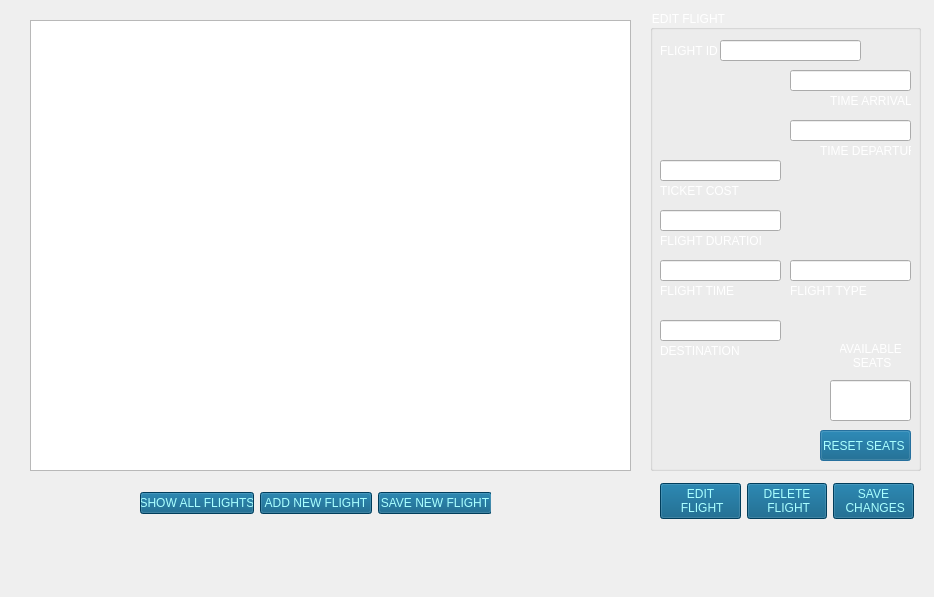
<?xml version="1.0" encoding="UTF-8"?>
<ui version="4.0">
 <class>flightsummary</class>
 <widget class="QDialog" name="flightsummary">
  <property name="geometry">
   <rect>
    <x>0</x>
    <y>0</y>
    <width>934</width>
    <height>597</height>
   </rect>
  </property>
  <property name="windowTitle">
   <string>Flight Summary</string>
  </property>
  <widget class="QTableView" name="tableView">
   <property name="geometry">
    <rect>
     <x>30</x>
     <y>20</y>
     <width>601</width>
     <height>451</height>
    </rect>
   </property>
   <property name="styleSheet">
    <string notr="true"/>
   </property>
  </widget>
  <widget class="QGroupBox" name="groupBox">
   <property name="geometry">
    <rect>
     <x>650</x>
     <y>10</y>
     <width>271</width>
     <height>461</height>
    </rect>
   </property>
   <property name="styleSheet">
    <string notr="true">color: rgb(255, 255, 255);</string>
   </property>
   <property name="title">
    <string>EDIT FLIGHT</string>
   </property>
   <widget class="QLineEdit" name="flightid">
    <property name="geometry">
     <rect>
      <x>70</x>
      <y>30</y>
      <width>141</width>
      <height>21</height>
     </rect>
    </property>
    <property name="styleSheet">
     <string notr="true">color: rgb(0, 85, 127);
font: 700 8pt &quot;Segoe UI&quot;;</string>
    </property>
   </widget>
   <widget class="QLabel" name="label_2">
    <property name="geometry">
     <rect>
      <x>10</x>
      <y>30</y>
      <width>61</width>
      <height>21</height>
     </rect>
    </property>
    <property name="text">
     <string>FLIGHT ID</string>
    </property>
   </widget>
   <widget class="QLabel" name="label_3">
    <property name="geometry">
     <rect>
      <x>180</x>
      <y>80</y>
      <width>81</width>
      <height>21</height>
     </rect>
    </property>
    <property name="text">
     <string>TIME ARRIVAL</string>
    </property>
   </widget>
   <widget class="QLineEdit" name="arrival">
    <property name="geometry">
     <rect>
      <x>140</x>
      <y>60</y>
      <width>121</width>
      <height>21</height>
     </rect>
    </property>
    <property name="styleSheet">
     <string notr="true">color: rgb(0, 85, 127);
font: 700 9pt &quot;Segoe UI&quot;;</string>
    </property>
   </widget>
   <widget class="QLabel" name="label_4">
    <property name="geometry">
     <rect>
      <x>170</x>
      <y>130</y>
      <width>91</width>
      <height>21</height>
     </rect>
    </property>
    <property name="text">
     <string>TIME DEPARTURE</string>
    </property>
   </widget>
   <widget class="QLineEdit" name="departure">
    <property name="geometry">
     <rect>
      <x>140</x>
      <y>110</y>
      <width>121</width>
      <height>21</height>
     </rect>
    </property>
    <property name="styleSheet">
     <string notr="true">color: rgb(0, 85, 127);
font: 700 9pt &quot;Segoe UI&quot;;</string>
    </property>
   </widget>
   <widget class="QLabel" name="label_5">
    <property name="geometry">
     <rect>
      <x>190</x>
      <y>330</y>
      <width>61</width>
      <height>31</height>
     </rect>
    </property>
    <property name="text">
     <string>AVAILABLE
 SEATS</string>
    </property>
    <property name="alignment">
     <set>Qt::AlignCenter</set>
    </property>
   </widget>
   <widget class="QLineEdit" name="seats">
    <property name="geometry">
     <rect>
      <x>180</x>
      <y>370</y>
      <width>81</width>
      <height>41</height>
     </rect>
    </property>
    <property name="styleSheet">
     <string notr="true">color: rgb(0, 85, 127);
font: 700 20pt &quot;Segoe UI&quot;;</string>
    </property>
    <property name="alignment">
     <set>Qt::AlignCenter</set>
    </property>
   </widget>
   <widget class="QLabel" name="label_6">
    <property name="geometry">
     <rect>
      <x>10</x>
      <y>170</y>
      <width>91</width>
      <height>21</height>
     </rect>
    </property>
    <property name="text">
     <string>TICKET COST</string>
    </property>
   </widget>
   <widget class="QLineEdit" name="ticketcost">
    <property name="geometry">
     <rect>
      <x>10</x>
      <y>150</y>
      <width>121</width>
      <height>21</height>
     </rect>
    </property>
    <property name="styleSheet">
     <string notr="true">color: rgb(0, 85, 127);
font: 700 9pt &quot;Segoe UI&quot;;</string>
    </property>
    <property name="text">
     <string/>
    </property>
   </widget>
   <widget class="QLineEdit" name="duration">
    <property name="geometry">
     <rect>
      <x>10</x>
      <y>200</y>
      <width>121</width>
      <height>21</height>
     </rect>
    </property>
    <property name="styleSheet">
     <string notr="true">color: rgb(0, 85, 127);
font: 700 9pt &quot;Segoe UI&quot;;</string>
    </property>
   </widget>
   <widget class="QLabel" name="label_7">
    <property name="geometry">
     <rect>
      <x>10</x>
      <y>220</y>
      <width>101</width>
      <height>21</height>
     </rect>
    </property>
    <property name="text">
     <string>FLIGHT DURATION</string>
    </property>
   </widget>
   <widget class="QLineEdit" name="flighttime">
    <property name="geometry">
     <rect>
      <x>10</x>
      <y>250</y>
      <width>121</width>
      <height>21</height>
     </rect>
    </property>
    <property name="styleSheet">
     <string notr="true">color: rgb(0, 85, 127);
font: 700 9pt &quot;Segoe UI&quot;;</string>
    </property>
   </widget>
   <widget class="QLabel" name="label_8">
    <property name="geometry">
     <rect>
      <x>10</x>
      <y>270</y>
      <width>91</width>
      <height>21</height>
     </rect>
    </property>
    <property name="text">
     <string>FLIGHT TIME</string>
    </property>
   </widget>
   <widget class="QLabel" name="label_9">
    <property name="geometry">
     <rect>
      <x>10</x>
      <y>330</y>
      <width>91</width>
      <height>21</height>
     </rect>
    </property>
    <property name="text">
     <string>DESTINATION</string>
    </property>
   </widget>
   <widget class="QLineEdit" name="destination">
    <property name="geometry">
     <rect>
      <x>10</x>
      <y>310</y>
      <width>121</width>
      <height>21</height>
     </rect>
    </property>
    <property name="styleSheet">
     <string notr="true">color: rgb(0, 85, 127);
font: 700 9pt &quot;Segoe UI&quot;;</string>
    </property>
   </widget>
   <widget class="QPushButton" name="reset">
    <property name="geometry">
     <rect>
      <x>170</x>
      <y>420</y>
      <width>91</width>
      <height>31</height>
     </rect>
    </property>
    <property name="styleSheet">
     <string notr="true">background-color: rgb(0, 85, 127);
font: 700 9pt &quot;Segoe UI&quot;;
color: rgb(170, 255, 255);</string>
    </property>
    <property name="text">
     <string>RESET SEATS </string>
    </property>
   </widget>
   <widget class="QLineEdit" name="flighttype">
    <property name="geometry">
     <rect>
      <x>140</x>
      <y>250</y>
      <width>121</width>
      <height>21</height>
     </rect>
    </property>
    <property name="styleSheet">
     <string notr="true">color: rgb(0, 85, 127);
font: 700 9pt &quot;Segoe UI&quot;;</string>
    </property>
   </widget>
   <widget class="QLabel" name="label_10">
    <property name="geometry">
     <rect>
      <x>140</x>
      <y>270</y>
      <width>91</width>
      <height>21</height>
     </rect>
    </property>
    <property name="text">
     <string>FLIGHT TYPE</string>
    </property>
   </widget>
  </widget>
  <widget class="QWidget" name="layoutWidget">
   <property name="geometry">
    <rect>
     <x>660</x>
     <y>480</y>
     <width>254</width>
     <height>42</height>
    </rect>
   </property>
   <layout class="QHBoxLayout" name="horizontalLayout">
    <item>
     <widget class="QPushButton" name="edit">
      <property name="styleSheet">
       <string notr="true">background-color: rgb(0, 85, 127);
font: 700 9pt &quot;Segoe UI&quot;;
color: rgb(170, 255, 255);</string>
      </property>
      <property name="text">
       <string>EDIT
 FLIGHT</string>
      </property>
     </widget>
    </item>
    <item>
     <widget class="QPushButton" name="del">
      <property name="styleSheet">
       <string notr="true">background-color: rgb(0, 85, 127);
font: 700 9pt &quot;Segoe UI&quot;;
color: rgb(170, 255, 255);</string>
      </property>
      <property name="text">
       <string>DELETE
 FLIGHT</string>
      </property>
     </widget>
    </item>
    <item>
     <widget class="QPushButton" name="save_changes">
      <property name="styleSheet">
       <string notr="true">background-color: rgb(0, 85, 127);
font: 700 9pt &quot;Segoe UI&quot;;
color: rgb(170, 255, 255);</string>
      </property>
      <property name="text">
       <string>SAVE
 CHANGES</string>
      </property>
     </widget>
    </item>
   </layout>
  </widget>
  <widget class="QWidget" name="layoutWidget">
   <property name="geometry">
    <rect>
     <x>140</x>
     <y>490</y>
     <width>351</width>
     <height>26</height>
    </rect>
   </property>
   <layout class="QHBoxLayout" name="horizontalLayout_2">
    <item>
     <widget class="QPushButton" name="showtable">
      <property name="styleSheet">
       <string notr="true">background-color: rgb(0, 85, 127);
font: 700 9pt &quot;Segoe UI&quot;;
color: rgb(170, 255, 255);</string>
      </property>
      <property name="text">
       <string>SHOW ALL FLIGHTS</string>
      </property>
     </widget>
    </item>
    <item>
     <widget class="QPushButton" name="add">
      <property name="styleSheet">
       <string notr="true">background-color: rgb(0, 85, 127);
font: 700 9pt &quot;Segoe UI&quot;;
color: rgb(170, 255, 255);</string>
      </property>
      <property name="text">
       <string>ADD NEW FLIGHT</string>
      </property>
     </widget>
    </item>
    <item>
     <widget class="QPushButton" name="save_newflight">
      <property name="styleSheet">
       <string notr="true">background-color: rgb(0, 85, 127);
font: 700 9pt &quot;Segoe UI&quot;;
color: rgb(170, 255, 255);</string>
      </property>
      <property name="text">
       <string>SAVE NEW FLIGHT</string>
      </property>
     </widget>
    </item>
   </layout>
  </widget>
 </widget>
 <resources/>
 <connections/>
</ui>
